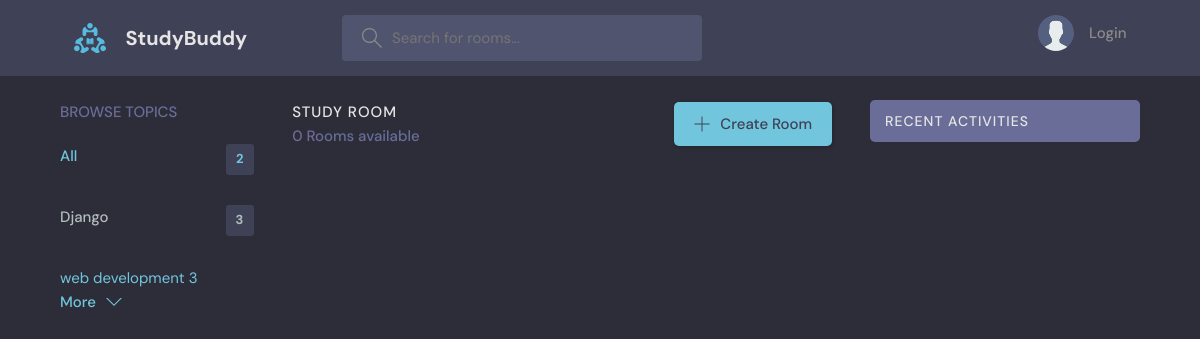
Before: /?q=java with the older database file.
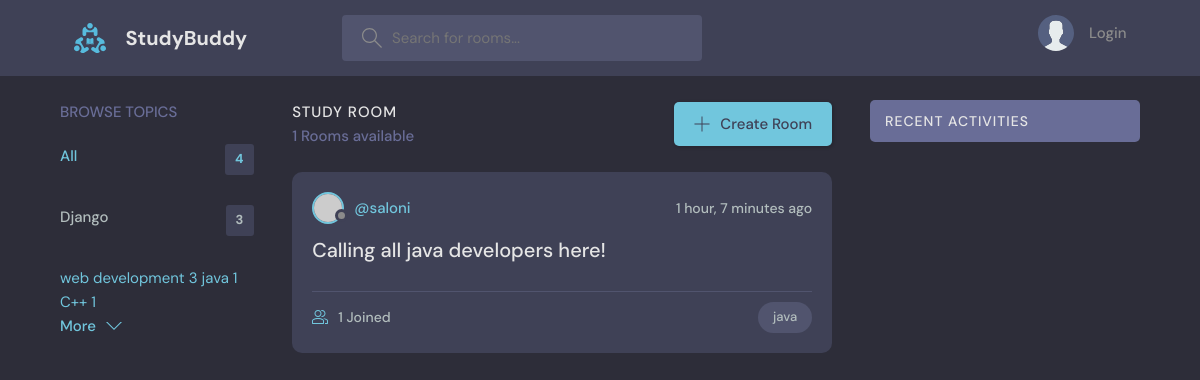
After: the same page with the newer database file.
### base/models.py (models this page shows, shortened)
class Topic(models.Model):
    name = models.CharField(max_length=200)

class Room(models.Model):
    host = models.ForeignKey(User, on_delete=models.SET_NULL, null=True, related_name='room_set')
    topic = models.ForeignKey(Topic, on_delete=models.SET_NULL, null=True)
    name = models.CharField(max_length=200)
    description = models.TextField(null=True, blank=True)
    participants = models.ManyToManyField(User, blank=True, related_name='participating_rooms')
    updated = models.DateTimeField(auto_now=True)
    created = models.DateTimeField(auto_now_add=True)
    class Meta:
        ordering = ['-updated', '-created']

### base/views.py (the view)
# urls.py: path('', views.home, name="home"),
def home(request):
    q = request.GET.get('q') if request.GET.get('q') is not None else ''
    rooms = Room.objects.filter(
        Q(topic__name__icontains=q) |
        Q(name__icontains=q) |
        Q(description__icontains=q)  # Correct syntax here
    )
    topics = Topic.objects.all()
    room_count = rooms.count()
    room_messages = Message.objects.filter(Q(room__topic__name__icontains=q))  # Limit to 5 most recent messages
    context = {'rooms': rooms, 'topics': topics, 'room_count': room_count, 'room_messages': room_messages}
    return render(request, 'base/home.html', context)

### base/templates/base/home.html (shortened to what this page needs)
{%extends 'main.html'%}
  {% block content %}
    <main class="layout layout--3">
      <div class="container">
        {% include 'base/topics_component.html' %}
        <div class="roomList">
          <div class="roomList__header">
            <div>
              <h2>Study Room</h2>
              <p>{{room_count}} Rooms available</p>
            </div>
            <a class="btn btn--main" href="{% url 'create-room'%}">
              <svg version="1.1" xmlns="http://www.w3.org/2000/svg" width="32" height="32" viewBox="0 0 32 32">
                <title>add</title>
                <path
                  d="M16.943 0.943h-1.885v14.115h-14.115v1.885h14.115v14.115h1.885v-14.115h14.115v-1.885h-14.115v-14.115z"
                ></path>
              </svg>
              Create Room
            </a>
          </div>
        {% include 'base/feed_component.html' %}
        </div>
         {% include 'base/activity_component.html' %}
      </div>
    </main>
{% endblock content %}

### base/templates/base/topics_component.html
<div class="topics">
    <div class="topics__header">
      <h2>Browse Topics</h2>
    </div>
    <ul class="topics__list">
      <li>
        <a href="{%url 'home' %}" class="active">All <span>{{topics.count}}</span></a>
      </li>
      <li>
        {% for topic in topics %}
        <a href="{% url 'home' %}?q={{ topic.name }}">{{topic.name}} <span>{{topic.room_set.all.count}}</span></a>
      </li>
     {% endfor %}
    </ul>
    <button class="btn btn--link" href="/">
      More
      <svg version="1.1" xmlns="http://www.w3.org/2000/svg" width="32" height="32" viewBox="0 0 32 32">
        <title>chevron-down</title>
        <path d="M16 21l-13-13h-3l16 16 16-16h-3l-13 13z"></path>
      </svg>
    </button>
  </div>

### base/templates/base/feed_component.html (shortened to what this page needs)
{% for room in rooms %}
<div class="roomListRoom">
    <div class="roomListRoom__header">
      <a href="{%url 'user-profile' room.host.id%}" class="roomListRoom__author">
        <div class="avatar avatar--small">
          <img src="https://randomuser.me/api/portraits/women/11.jpg" />
        </div>
        <span>@{{room.host.username}}</span>
      </a>
      <div class="roomListRoom__actions">
        <span>{{room.created|timesince}} ago</span>
      </div>
    </div>
    <div class="roomListRoom__content">
      <a href="{%url 'room' room.id %}">{{room.name}}</a>
    </div>
    <div class="roomListRoom__meta">
      <a href="{% url 'room' room.id%}" class="roomListRoom__joined">
        {{room.participants.all.count}} Joined
      </a>
      <p class="roomListRoom__topic">{{room.topic.name}}</p>
    </div>
  </div>
{% endfor %}

Changed rows visible on the page:
added Topic: name "java", room_set.all.count "1"
added Topic: name "C++", room_set.all.count "1"
added Room: host.username "saloni", created "1 hour, 7 minutes", name "Calling all java developers here!", participants.all.count "1", topic.name "java"
Other visible differences:
{{ topics.count }}: "2" → "4"
{{ room_count }}: "0" → "1"
